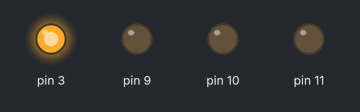
Simulated run of this sketch. Board: Arduino Uno, built with avr-gcc and run on an emulated ATmega328P. On the bench: output pins drawn as LEDs (lit = HIGH).

Above: at 0.1 s.
Timing chart, 0 to 1.6 s (numbered marks = the images above):
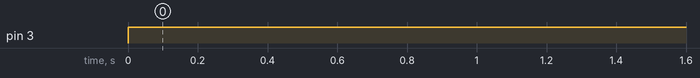

The sketch:

MotorTest.ino
```cpp
void setup()
{
  pinMode(3, OUTPUT);
  pinMode(9, OUTPUT);
  pinMode(10, OUTPUT);
  pinMode(11, OUTPUT);


}

void loop()
{
  digitalWrite(3,HIGH);
  digitalWrite(9,LOW);
  digitalWrite(5,HIGH);
  digitalWrite(6,LOW);
  delay(1000);
  digitalWrite(3,HIGH);
  digitalWrite(9,LOW);
  digitalWrite(5,HIGH);
  digitalWrite(6,LOW);
  delay(1000);
}
```

Measured:
- by itself, pin 3: LOW → HIGH at 0.00 s
